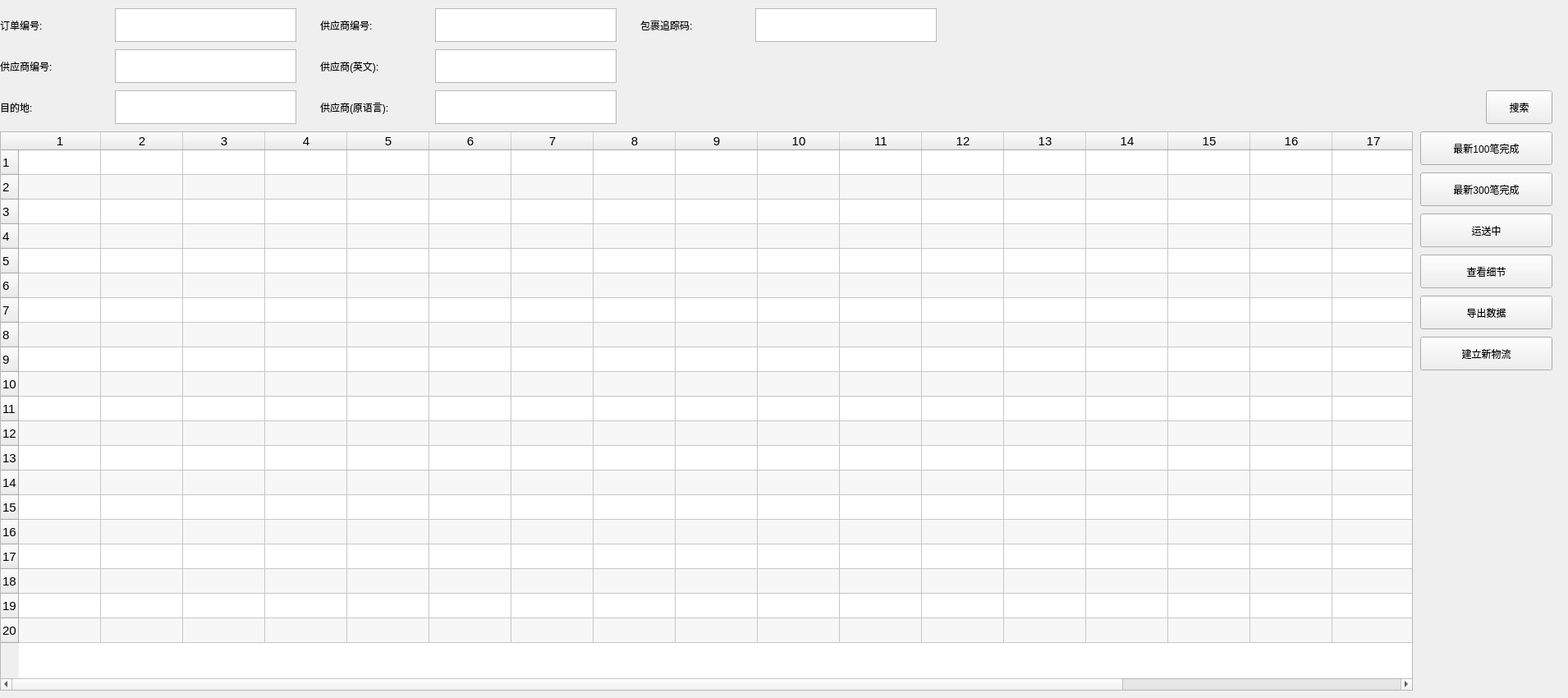
    <widget class="QWidget" name="tab_LogisticsManagement">
     <property name="sizePolicy">
      <sizepolicy hsizetype="Fixed" vsizetype="Fixed">
       <horstretch>0</horstretch>
       <verstretch>0</verstretch>
      </sizepolicy>
     </property>
     <property name="minimumSize">
      <size>
       <width>1910</width>
       <height>850</height>
      </size>
     </property>
     <attribute name="title">
      <string>物流管理</string>
     </attribute>
     <widget class="QLabel" name="logistics_label_vendorOL">
      <property name="geometry">
       <rect>
        <x>390</x>
        <y>110</y>
        <width>141</width>
        <height>41</height>
       </rect>
      </property>
      <property name="lineWidth">
       <number>0</number>
      </property>
      <property name="text">
       <string>供应商(原语言):</string>
      </property>
      <property name="textFormat">
       <enum>Qt::PlainText</enum>
      </property>
     </widget>
     <widget class="QLabel" name="logistics_label_orderID">
      <property name="geometry">
       <rect>
        <x>0</x>
        <y>10</y>
        <width>111</width>
        <height>41</height>
       </rect>
      </property>
      <property name="lineWidth">
       <number>0</number>
      </property>
      <property name="text">
       <string>订单编号:</string>
      </property>
      <property name="textFormat">
       <enum>Qt::PlainText</enum>
      </property>
     </widget>
     <widget class="QTextEdit" name="logistics_textEdit_vendorID">
      <property name="geometry">
       <rect>
        <x>530</x>
        <y>10</y>
        <width>221</width>
        <height>41</height>
       </rect>
      </property>
     </widget>
     <widget class="QTextEdit" name="logistics_textEdit_vendorEN">
      <property name="geometry">
       <rect>
        <x>530</x>
        <y>60</y>
        <width>221</width>
        <height>41</height>
       </rect>
      </property>
     </widget>
     <widget class="QTextEdit" name="logistics_textEdit_orderID">
      <property name="geometry">
       <rect>
        <x>140</x>
        <y>10</y>
        <width>221</width>
        <height>41</height>
       </rect>
      </property>
     </widget>
     <widget class="QLabel" name="logistics_label_supplierID">
      <property name="geometry">
       <rect>
        <x>0</x>
        <y>60</y>
        <width>111</width>
        <height>41</height>
       </rect>
      </property>
      <property name="lineWidth">
       <number>0</number>
      </property>
      <property name="text">
       <string>供应商编号:</string>
      </property>
      <property name="textFormat">
       <enum>Qt::PlainText</enum>
      </property>
     </widget>
     <widget class="QLabel" name="logistics_label_vendorID">
      <property name="geometry">
       <rect>
        <x>390</x>
        <y>10</y>
        <width>121</width>
        <height>41</height>
       </rect>
      </property>
      <property name="lineWidth">
       <number>0</number>
      </property>
      <property name="text">
       <string>供应商编号:</string>
      </property>
      <property name="textFormat">
       <enum>Qt::PlainText</enum>
      </property>
     </widget>
     <widget class="QTextEdit" name="logistics_textEdit_supplierID">
      <property name="geometry">
       <rect>
        <x>140</x>
        <y>60</y>
        <width>221</width>
        <height>41</height>
       </rect>
      </property>
     </widget>
     <widget class="QLabel" name="logistics_label_vendorEN">
      <property name="geometry">
       <rect>
        <x>390</x>
        <y>60</y>
        <width>121</width>
        <height>41</height>
       </rect>
      </property>
      <property name="lineWidth">
       <number>0</number>
      </property>
      <property name="text">
       <string>供应商(英文):</string>
      </property>
      <property name="textFormat">
       <enum>Qt::PlainText</enum>
      </property>
     </widget>
     <widget class="QLabel" name="logistics_label_destination">
      <property name="geometry">
       <rect>
        <x>0</x>
        <y>110</y>
        <width>111</width>
        <height>41</height>
       </rect>
      </property>
      <property name="lineWidth">
       <number>0</number>
      </property>
      <property name="text">
       <string>目的地:</string>
      </property>
      <property name="textFormat">
       <enum>Qt::PlainText</enum>
      </property>
     </widget>
     <widget class="QTextEdit" name="logistics_textEdit_destination">
      <property name="geometry">
       <rect>
        <x>140</x>
        <y>110</y>
        <width>221</width>
        <height>41</height>
       </rect>
      </property>
     </widget>
     <widget class="QTextEdit" name="logistics_textEdit_vendorOL">
      <property name="geometry">
       <rect>
        <x>530</x>
        <y>110</y>
        <width>221</width>
        <height>41</height>
       </rect>
      </property>
     </widget>
     <widget class="QTableWidget" name="logistics_tableWidget_display">
      <property name="geometry">
       <rect>
        <x>0</x>
        <y>160</y>
        <width>1721</width>
        <height>681</height>
       </rect>
      </property>
      <property name="font">
       <font>
        <pointsize>11</pointsize>
       </font>
      </property>
      <property name="alternatingRowColors">
       <bool>true</bool>
      </property>
      <property name="selectionBehavior">
       <enum>QAbstractItemView::SelectRows</enum>
      </property>
      <property name="rowCount">
       <number>20</number>
      </property>
      <property name="columnCount">
       <number>20</number>
      </property>
      <attribute name="horizontalHeaderShowSortIndicator" stdset="0">
       <bool>true</bool>
      </attribute>
      <attribute name="verticalHeaderDefaultSectionSize">
       <number>30</number>
      </attribute>
      <attribute name="verticalHeaderMinimumSectionSize">
       <number>30</number>
      </attribute>
      <row/>
      <row/>
      <row/>
      <row/>
      <row/>
      <row/>
      <row/>
      <row/>
      <row/>
      <row/>
      <row/>
      <row/>
      <row/>
      <row/>
      <row/>
      <row/>
      <row/>
      <row/>
      <row/>
      <row/>
      <column/>
      <column/>
      <column/>
      <column/>
      <column/>
      <column/>
      <column/>
      <column/>
      <column/>
      <column/>
      <column/>
      <column/>
      <column/>
      <column/>
      <column/>
      <column/>
      <column/>
      <column/>
      <column/>
      <column/>
     </widget>
     <widget class="QPushButton" name="logistics_pushButton_last100fullfilled">
      <property name="geometry">
       <rect>
        <x>1730</x>
        <y>160</y>
        <width>161</width>
        <height>41</height>
       </rect>
      </property>
      <property name="text">
       <string>最新100笔完成</string>
      </property>
     </widget>
     <widget class="QPushButton" name="logistics_pushButton_viewDetails">
      <property name="geometry">
       <rect>
        <x>1730</x>
        <y>310</y>
        <width>161</width>
        <height>41</height>
       </rect>
      </property>
      <property name="text">
       <string>查看细节</string>
      </property>
     </widget>
     <widget class="QPushButton" name="logistics_pushButton_search">
      <property name="geometry">
       <rect>
        <x>1810</x>
        <y>110</y>
        <width>81</width>
        <height>41</height>
       </rect>
      </property>
      <property name="text">
       <string>搜索</string>
      </property>
     </widget>
     <widget class="QPushButton" name="logistics_pushButton_last300fulfilled">
      <property name="geometry">
       <rect>
        <x>1730</x>
        <y>210</y>
        <width>161</width>
        <height>41</height>
       </rect>
      </property>
      <property name="text">
       <string>最新300笔完成</string>
      </property>
     </widget>
     <widget class="QPushButton" name="logistics_pushButton_generateCSV">
      <property name="geometry">
       <rect>
        <x>1730</x>
        <y>360</y>
        <width>161</width>
        <height>41</height>
       </rect>
      </property>
      <property name="text">
       <string>导出数据</string>
      </property>
     </widget>
     <widget class="QPushButton" name="logistics_pushButton_newLogistics">
      <property name="geometry">
       <rect>
        <x>1730</x>
        <y>410</y>
        <width>161</width>
        <height>41</height>
       </rect>
      </property>
      <property name="text">
       <string>建立新物流</string>
      </property>
     </widget>
     <widget class="QPushButton" name="logistics_pushButton_atTransit">
      <property name="geometry">
       <rect>
        <x>1730</x>
        <y>260</y>
        <width>161</width>
        <height>41</height>
       </rect>
      </property>
      <property name="text">
       <string>运送中</string>
      </property>
     </widget>
     <widget class="QTextEdit" name="logistics_textEdit_trackingNumber">
      <property name="geometry">
       <rect>
        <x>920</x>
        <y>10</y>
        <width>221</width>
        <height>41</height>
       </rect>
      </property>
     </widget>
     <widget class="QLabel" name="logistics_label_trackingNumber">
      <property name="geometry">
       <rect>
        <x>780</x>
        <y>10</y>
        <width>111</width>
        <height>41</height>
       </rect>
      </property>
      <property name="lineWidth">
       <number>0</number>
      </property>
      <property name="text">
       <string>包裹追踪码:</string>
      </property>
      <property name="textFormat">
       <enum>Qt::PlainText</enum>
      </property>
     </widget>
    </widget>
